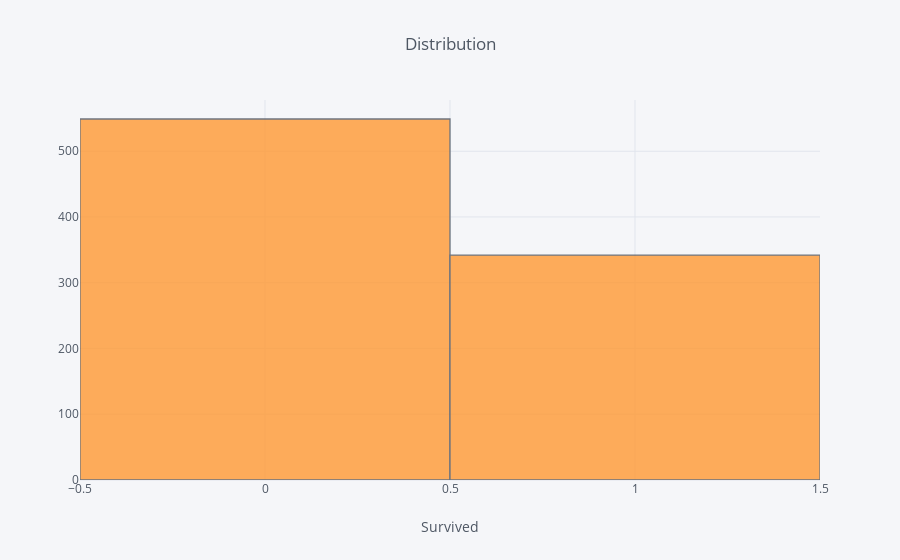

Notebook cell for this chart:
### Code cell
train_data['Survived'].iplot(kind='hist', xTitle='Survived', title = 'Distribution')

### Figure 1 — Plotly figure (JSON) as saved in the notebook; plotly's stock layout.template omitted (floating-point values rounded to 4 significant figures; data arrays with more than 128 entries replaced by an {"elided": "..."} marker saying what was removed)
{"data": [{"histfunc": "count", "histnorm": "", "marker": {"color": "rgba(255, 153, 51, 1.0)", "line": {"color": "#4D5663", "width": 1.3}}, "name": "Survived", "opacity": 0.8, "orientation": "v", "type": "histogram", "uid": "4db66f61-ab2d-4389-b171-f874a2869a04", "x": {"elided": "891 int values"}}], "layout": {"barmode": "overlay", "legend": {"bgcolor": "#F5F6F9", "font": {"color": "#4D5663"}}, "paper_bgcolor": "#F5F6F9", "plot_bgcolor": "#F5F6F9", "title": {"font": {"color": "#4D5663"}, "text": "Distribution"}, "xaxis": {"gridcolor": "#E1E5ED", "showgrid": true, "tickfont": {"color": "#4D5663"}, "title": {"font": {"color": "#4D5663"}, "text": "Survived"}, "zerolinecolor": "#E1E5ED"}, "yaxis": {"gridcolor": "#E1E5ED", "showgrid": true, "tickfont": {"color": "#4D5663"}, "title": {"font": {"color": "#4D5663"}, "text": ""}, "zerolinecolor": "#E1E5ED"}}}
